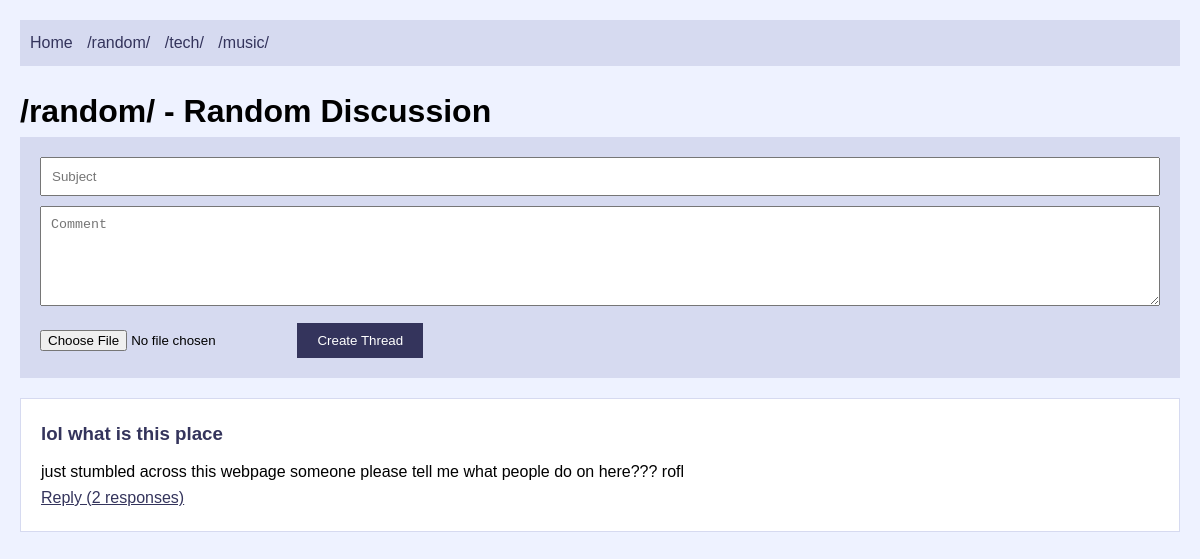
The app's page /random with its own data.
### app/models.py (models this page shows)
class Board(db.Model):
    id = db.Column(db.Integer, primary_key=True)
    name = db.Column(db.String(10), unique=True, nullable=False)
    description = db.Column(db.String(100))
    threads = db.relationship('Thread', backref='board', lazy=True)

class Thread(db.Model):
    id = db.Column(db.Integer, primary_key=True)
    subject = db.Column(db.String(100))
    content = db.Column(db.Text, nullable=False)
    image_path = db.Column(db.String(200))
    created_at = db.Column(db.DateTime, default=datetime.utcnow)
    board_id = db.Column(db.Integer, db.ForeignKey('board.id'), nullable=False)
    posts = db.relationship('Post', backref='thread', lazy=True)

### app/routes.py (the view)
@main.route('/<board_name>')
def board(board_name):
    board = Board.query.filter_by(name=board_name).first_or_404()
    threads = Thread.query.filter_by(board_id=board.id).order_by(Thread.created_at.desc()).all()
    boards = Board.query.all()  # Get all boards for the navigation
    return render_template('board.html', board=board, threads=threads, boards=boards)

### app/templates/board.html (shortened to what this page needs)
{% extends "base.html" %}
{% block content %}
<h1>/{{ board.name }}/ - {{ board.description }}</h1>
<form action="{{ url_for('main.new_thread', board_name=board.name) }}" method="post" enctype="multipart/form-data">
    <input type="text" name="subject" placeholder="Subject">
    <textarea name="content" required placeholder="Comment"></textarea>
    <input type="file" name="image" accept="image/*">
    <button type="submit">Create Thread</button>
</form>
{% for thread in threads %}
<div class="thread-preview">
    <h3>{{ thread.subject }}</h3>
    <p>{{ thread.content }}</p>
    <a href="{{ url_for('main.thread', board_name=board.name, thread_id=thread.id) }}">
        Reply ({{ thread.posts|length }} responses)
    </a>
</div>
{% endfor %}
{% endblock %}

### app/templates/base.html (shortened to what this page needs)
<!DOCTYPE html>
<html lang="en">
<head>
    <link rel="stylesheet" href="{{ url_for('static', filename='css/style.css') }}">
</head>
<body>
<nav>
    <a href="{{ url_for('main.index') }}">Home</a>
    {% for board in boards %}
    <a href="{{ url_for('main.board', board_name=board.name) }}">/{{ board.name }}/</a>
    {% endfor %}
</nav>
<main>
    {% block content %}{% endblock %}
</main>
</body>
</html>

### app/static/css/style.css (style rules this page uses)
* { margin: 0; padding: 0; box-sizing: border-box; }
body { font-family: arial, helvetica, sans-serif; line-height: 1.6; background: #eef2ff; color: #000; max-width: 1200px; margin: 0 auto; padding: 20px; }
nav { background: #d6daf0; padding: 10px; margin-bottom: 20px; }
nav a { margin-right: 10px; color: #34345c; text-decoration: none; }
form { background: #d6daf0; padding: 20px; margin-bottom: 20px; }
input[type="text"], textarea { width: 100%; padding: 10px; margin-bottom: 10px; }
textarea { height: 100px; resize: vertical; }
button { background: #34345c; color: white; border: none; padding: 10px 20px; cursor: pointer; }
.thread-preview, .post, .op-post { background: white; padding: 20px; margin-bottom: 20px; border: 1px solid #d6daf0; }
.thread-preview h3 { color: #34345c; margin-bottom: 10px; }
a { color: #34345c; }

### records on screen
Board: name "random", description "Random Discussion"
Board: name "tech"
Board: name "music"
Thread: subject "lol what is this place", content "just stumbled across this webpage someone please tell me what people do on here??? rofl", posts|length "2"
